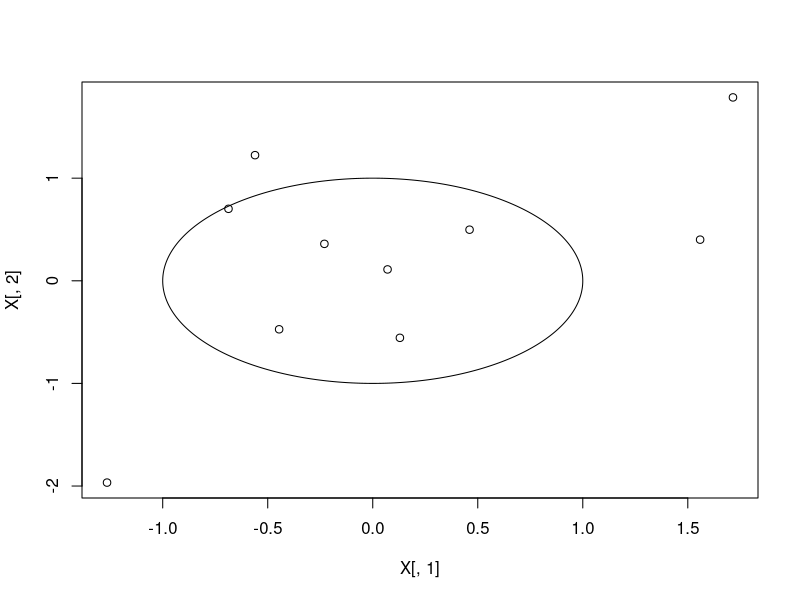

This figure's R source:
library(calibrate)


### Name: circle
### Title: Draw a circle
### Aliases: circle
### Keywords: aplot

### ** Examples

   set.seed(123)
   X <- matrix(rnorm(20),ncol=2)
   plot(X[,1],X[,2])
   circle(1,c(0,0))
